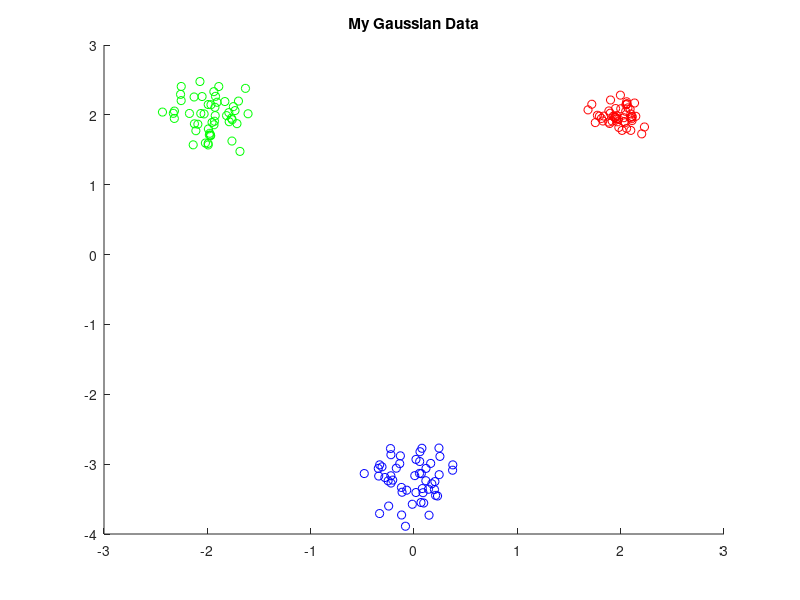

The MATLAB source for this figure: (Note: this script raises an error after producing the figure.)
% EC 414 - HW 3 - Spring 2022
% K-Means starter code

clear, clc, close all;

%% %%%%% 3.2 Generate Gaussian data and Implement k-means: %%%%% %%
%% 3.2a
% Intializing mean vectors
mu1 = [2, 2]';
mu2 = [-2,  2]';
mu3 = [0, -3.25]';

% Intializing covariance vectors
identityMatrix = [1, 0; 0, 1];
sigma1 = 0.02 .* identityMatrix;
sigma2 = 0.05 .* identityMatrix;
sigma3 = 0.07 .* identityMatrix;

% Creating Gaussian Data Clusters
gaussian1 = mvnrnd(mu1,sigma1,50);
gaussian2 = mvnrnd(mu2,sigma2,50);
gaussian3 = mvnrnd(mu3,sigma3,50);

% Create Scatter Plot
% First Gaussian Data
% figure
scatter(gaussian1(:,1), gaussian1(:, 2), 'r');
hold on
scatter(gaussian2(:,1), gaussian2(:, 2), 'g');
hold on
scatter(gaussian3(:,1), gaussian3(:, 2), 'b');
hold on

% title
title('My Gaussian Data')

% Initializations
k = 3;
converged = 0;
iteration = 0;
convergence_threshold = 0.025;
DATA = [gaussian1; gaussian2;  gaussian3];
% MU_init = [3 3; -4, -1; 2 -4];

% Creating iterator
% current_MU = MU_init;

%% 3.2b
% MU_init2 = [-0.14 2.6; 3.15 -0.84; -3.28 -1.58];

% Creating iterator
% current_MU = MU_init2;

%% 3.2 a and b K means implementation
% 
%  while (converged==0)
%       iteration = iteration + 1;
%       fprintf('Iteration: %d\n',iteration)
%       
%  
%      %% CODE - Assignment Step - Assign each data observation to the cluster with the nearest mean:
%      labels = assignDatapoints(DATA, current_MU);
%      
%      %% CODE - Mean Updating - Update the cluster means
%      newMU_init = recalculateCentriod(DATA, labels, num_mu);
%      
%      %% CODE 4 - Check for convergence 
%      convergenceMetric = abs((newMU_init - current_MU) / current_MU);
%      if (convergenceMetric <= convergence_threshold)
%          converged=1;
%      end
%      
%      % If not converged, update current MU
%      current_MU = newMU_init;
%      
%      %% CODE 5 - Plot clustering results if converged:
%      
%      if (converged == 1)
%          fprintf('\nConverged.\n')
%          
%          % Getting points for each label
%          labeledData_1 = DATA((find(labels == 1)), :);
%          labeledData_2 = DATA((find(labels == 2)), :);
%          labeledData_3 = DATA((find(labels == 3)), :);
%          
%          % Create Scatter Plot
%          % figure
%          scatter(labeledData_1(:,1), labeledData_1(:, 2), 'r');
%          hold on
%          scatter(labeledData_2(:,1), labeledData_2(:, 2), 'g');
%          hold on
%          scatter(labeledData_3(:,1), labeledData_3(:, 2), 'b');
% 
%         % label axis and title
%         xlabel('First Feature')
%         ylabel('Second Feature')
%         title('k-means = 3 clusters')
%          
%   
%      end
%      
%      %%%%%%%%%%%%%%%%%%%%%%%%%%%%%%%%%%%%%%%%%%%%%%%%
%  end  
%% 3.2c Find best centers to intialize

% Initializations
wcss = [];
trialMUs = [];
alreadyUsed = [];
iteration = 0;
trials = 10;
num_mu = 3;

for i = 1 : trials
    
    % Initialize 3 random centers
    [MU_init, usedIndices] = getRandom_centers(DATA, num_mu, alreadyUsed);
    
    % Creating iterator
    current_MU = MU_init;
    
    % Resetting converged metric after every iteration
    converged = 0;
    
    % Making sure to use different random points at every iteration
    alreadyUsed = [alreadyUsed usedIndices];
    
    iteration = iteration + 1;
     fprintf('Iteration: %d\n',iteration)
     innerIteration = 0;
    
     while (converged == 0)
         innerIteration = innerIteration + 1;
         fprintf('Iteration unitl next convergence: %d\n',innerIteration);
      
      %% CODE - Assignment Step - Assign each data observation to the cluster with the nearest mean:
      labels = assignDatapoints(DATA, current_MU);
      
      %% CODE - Mean Updating - Update the cluster means
      newMU_init = recalculateCentriod(DATA, labels, num_mu);
      
      %% CODE 4 - Check for convergence 
      convergenceMetric = abs( sum( sum (current_MU - newMU_init) ) );
      if (convergenceMetric <= convergence_threshold)
          
          % Set converged to true
          converged=1;
          
          % If converged, get WCSS metric
          cost = WCSS(DATA, labels, current_MU, num_mu);
          
          fprintf('\nConverged.\n')
          
          % Getting points for each label
         labeledData_1 = DATA((find(labels == 1)), :);
          labeledData_2 = DATA((find(labels == 2)), :);
          labeledData_3 = DATA((find(labels == 3)), :);
          
          % Create Scatter Plot
           figure
          scatter(labeledData_1(:,1), labeledData_1(:, 2), 'r');
          hold on
          scatter(labeledData_2(:,1), labeledData_2(:, 2), 'g');
          hold on
          scatter(labeledData_3(:,1), labeledData_3(:, 2), 'b');
 
         % label axis and title
         xlabel('First Feature')
         ylabel('Second Feature')
         title (sprintf('Trial %d',i))
           
      else
          % If not converged, update current MU
           current_MU = newMU_init;
      end
     end
     wcss = [wcss cost];
     trialMUs = [trialMUs ; MU_init];
  
end

% Find smallest WCSS
minWCSS = min(wcss);

% Finding clusters the smallest WCSS produced
bestTrial = find(wcss == minWCSS, 1);
fprintf('Trial %d had the best wcss with a value of %d\n',bestTrial, floor(minWCSS) );
